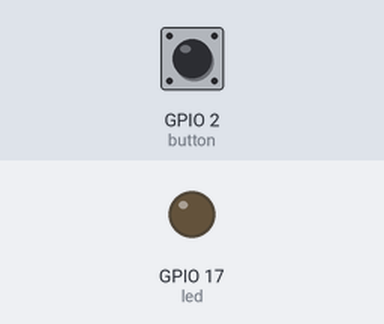
Simulated run of this program. Board: Raspberry Pi (BCM pin numbers). On the bench: output pins drawn as LEDs (lit = HIGH). The inputs (shaded band) are chosen by the test bench; at power-on: GPIO 2 (button) HIGH.

Above: at 1.2 s.
1.3 s: GPIO 2 (button) pulled LOW for 0.15 s
At 1.37 s:
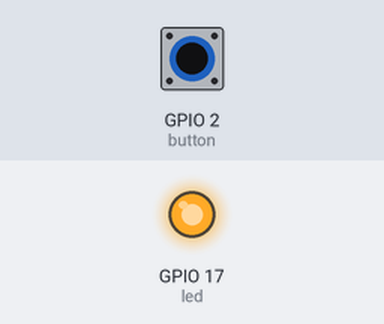
2.9 s: GPIO 2 (button) pulled LOW for 3.2 s
At 6.4 s:
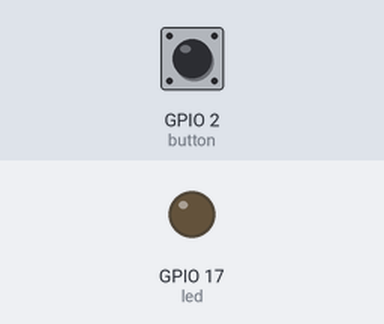
Timing chart, 0 to 7.9 s (numbered marks = the images above; inputs shaded):
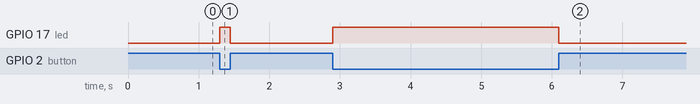

Measured:
- after the input at 1.3 s, GPIO 17 (led): LOW → HIGH at once, → LOW 0.15 s later
- after the input at 2.9 s, GPIO 17 (led): LOW → HIGH at once, → LOW 3.2 s later

The program:

button.py
```python
from gpiozero import LED, Button
from signal import pause

led = LED(17)
button = Button(2)

button.when_pressed = led.on

if button.when_pressed == True:
    print("Button pressed")
button.when_released = led.off

pause()
```
